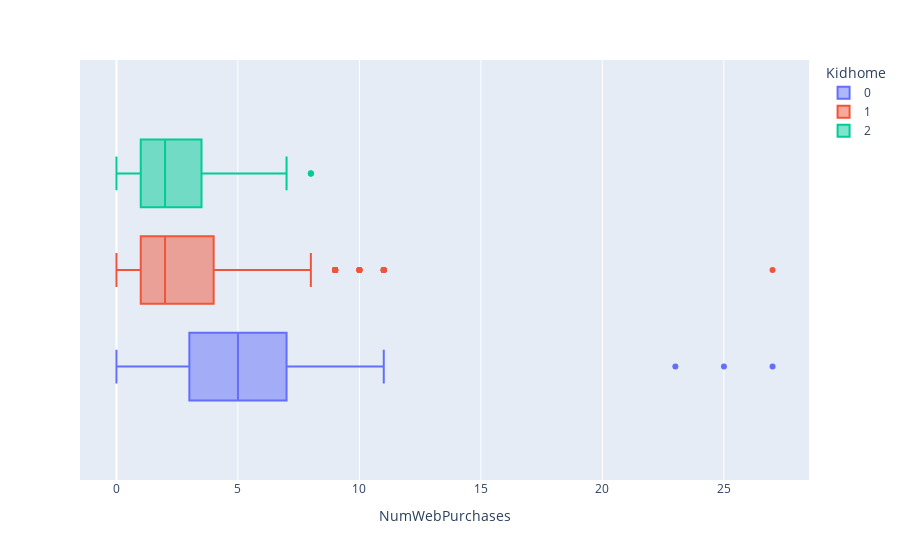

Notebook source saved alongside this figure:
### Code cell
px.box(df, x = 'NumWebPurchases', color = 'Kidhome')

### Figure 1 — Plotly figure (JSON) as saved in the notebook; plotly's stock layout.template omitted (floating-point values rounded to 4 significant figures; data arrays with more than 128 entries replaced by an {"elided": "..."} marker saying what was removed)
{"data": [{"alignmentgroup": "True", "hovertemplate": "Kidhome=0<br>NumWebPurchases=%{x}<extra></extra>", "legendgroup": "0", "marker": {"color": "#636efa"}, "name": "0", "notched": false, "offsetgroup": "0", "orientation": "h", "showlegend": true, "type": "box", "x": {"elided": "1293 int values"}, "x0": " ", "xaxis": "x", "y0": " ", "yaxis": "y"}, {"alignmentgroup": "True", "hovertemplate": "Kidhome=1<br>NumWebPurchases=%{x}<extra></extra>", "legendgroup": "1", "marker": {"color": "#EF553B"}, "name": "1", "notched": false, "offsetgroup": "1", "orientation": "h", "showlegend": true, "type": "box", "x": {"elided": "899 int values"}, "x0": " ", "xaxis": "x", "y0": " ", "yaxis": "y"}, {"alignmentgroup": "True", "hovertemplate": "Kidhome=2<br>NumWebPurchases=%{x}<extra></extra>", "legendgroup": "2", "marker": {"color": "#00cc96"}, "name": "2", "notched": false, "offsetgroup": "2", "orientation": "h", "showlegend": true, "type": "box", "x": [2, 7, 1, 2, 4, 1, 2, 3, 0, 1, 1, 3, 2, 1, 2, 1, 4, 1, 2, 1, 1, 1, 8, 6, 3, 6, 1, 0, 6, 3, 3, 6, 1, 2, 7, 1, 2, 1, 8, 2, 3, 1, 5, 2, 3, 1, 2, 8], "x0": " ", "xaxis": "x", "y0": " ", "yaxis": "y"}], "layout": {"boxmode": "group", "legend": {"title": {"text": "Kidhome"}, "tracegroupgap": 0}, "margin": {"t": 60}, "xaxis": {"anchor": "y", "domain": [0, 1], "title": {"text": "NumWebPurchases"}}, "yaxis": {"anchor": "x", "domain": [0, 1]}}}
